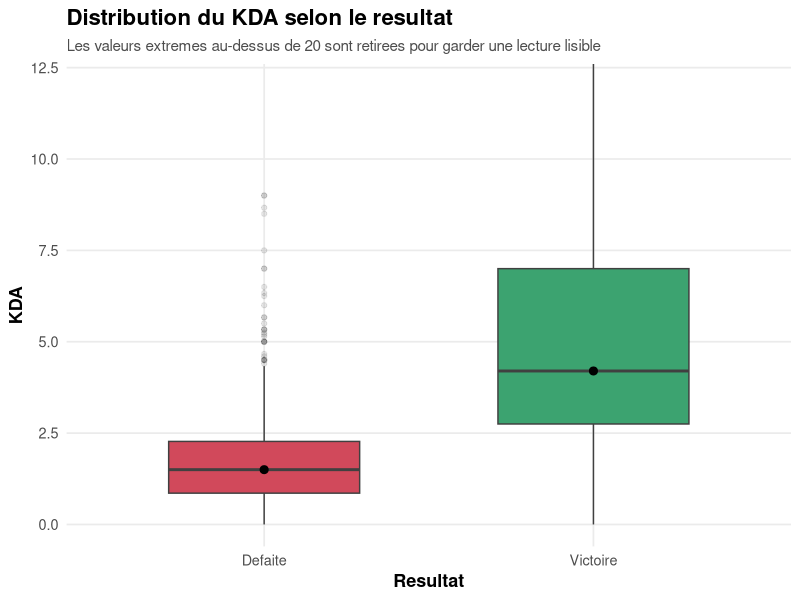
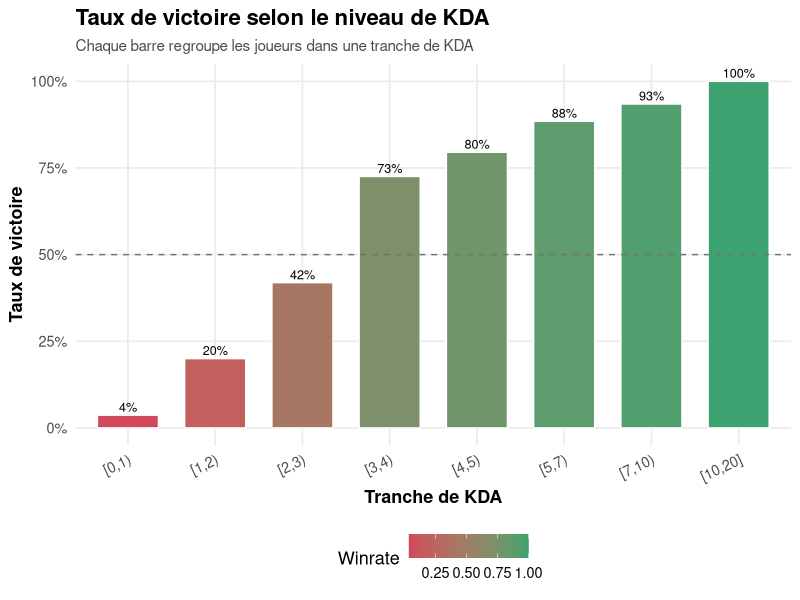

Recreate these plots in R, in order.
## ---- chunk 1
library(dplyr)
library(ggplot2)
library(readr)
library(scales)

knitr::opts_chunk$set(echo = TRUE, warning = FALSE, message = FALSE)

df_ranked <- read_delim(
  "../../data/lol_ranked_dataset.csv",
  delim = ";",
  locale = locale(decimal_mark = ","),
  show_col_types = FALSE
) %>%
  mutate(
    win = as.integer(win),
    resultat = factor(win, levels = c(0, 1), labels = c("Defaite", "Victoire"))
  ) %>%
  filter(!is.na(kda), kda <= 20)

theme_set(
  theme_minimal(base_size = 13) +
    theme(
      plot.title = element_text(face = "bold", size = 16),
      plot.subtitle = element_text(size = 11, color = "gray30"),
      axis.title = element_text(face = "bold"),
      panel.grid.minor = element_blank(),
      legend.position = "bottom"
    )
)
## ---- chunk 2
ggplot(df_ranked, aes(x = resultat, y = kda, fill = resultat)) +
  geom_boxplot(outlier.alpha = 0.12, width = 0.58, color = "gray25") +
  stat_summary(fun = median, geom = "point", size = 2.4, color = "black") +
  scale_fill_manual(values = c("Defaite" = "#D1495B", "Victoire" = "#3CA370")) +
  coord_cartesian(ylim = c(0, 12)) +
  labs(
    title = "Distribution du KDA selon le resultat",
    subtitle = "Les valeurs extremes au-dessus de 20 sont retirees pour garder une lecture lisible",
    x = "Resultat",
    y = "KDA"
  ) +
  theme(legend.position = "none")
## ---- chunk 3
kda_winrate <- df_ranked %>%
  mutate(
    tranche_kda = cut(
      kda,
      breaks = c(0, 1, 2, 3, 4, 5, 7, 10, 20),
      include.lowest = TRUE,
      right = FALSE
    )
  ) %>%
  filter(!is.na(tranche_kda)) %>%
  group_by(tranche_kda) %>%
  summarise(
    winrate = mean(win, na.rm = TRUE),
    n = n(),
    .groups = "drop"
  )

ggplot(kda_winrate, aes(x = tranche_kda, y = winrate, fill = winrate)) +
  geom_col(width = 0.7, color = "white") +
  geom_hline(yintercept = 0.5, linetype = "dashed", color = "gray45") +
  geom_text(aes(label = percent(winrate, accuracy = 1)), vjust = -0.35, size = 3.2) +
  scale_y_continuous(labels = percent_format(accuracy = 1), limits = c(0, 1)) +
  scale_fill_gradient(low = "#D1495B", high = "#3CA370") +
  labs(
    title = "Taux de victoire selon le niveau de KDA",
    subtitle = "Chaque barre regroupe les joueurs dans une tranche de KDA",
    x = "Tranche de KDA",
    y = "Taux de victoire",
    fill = "Winrate"
  ) +
  theme(axis.text.x = element_text(angle = 25, hjust = 1))
